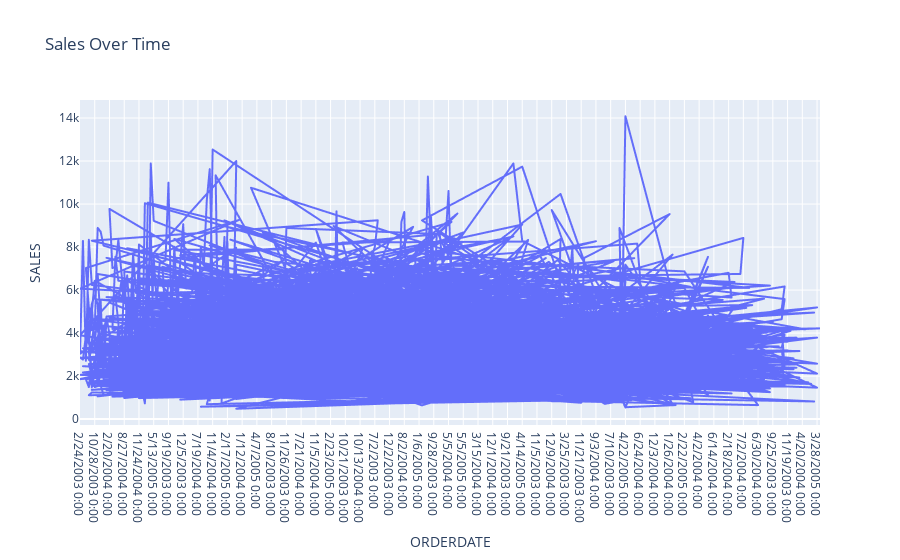

Notebook source saved alongside this figure:
### Code cell
fig = px.line(df, x='ORDERDATE', y='SALES', title='Sales Over Time')
fig.show()

### Figure 1 — Plotly figure (JSON) as saved in the notebook; plotly's stock layout.template omitted (floating-point values rounded to 4 significant figures; data arrays with more than 128 entries replaced by an {"elided": "..."} marker saying what was removed)
{"data": [{"hovertemplate": "ORDERDATE=%{x}<br>SALES=%{y}<extra></extra>", "legendgroup": "", "line": {"color": "#636efa", "dash": "solid"}, "marker": {"symbol": "circle"}, "mode": "lines", "name": "", "showlegend": false, "type": "scattergl", "x": {"elided": "2823 str values"}, "xaxis": "x", "y": {"elided": "2823 float values"}, "yaxis": "y"}], "layout": {"autosize": true, "legend": {"tracegroupgap": 0}, "title": {"text": "Sales Over Time"}, "xaxis": {"anchor": "y", "autorange": true, "domain": [0, 1], "range": [0, 251], "title": {"text": "ORDERDATE"}, "type": "category"}, "yaxis": {"anchor": "x", "autorange": true, "domain": [0, 1], "range": [-273.5, 14840.0], "title": {"text": "SALES"}, "type": "linear"}}}
